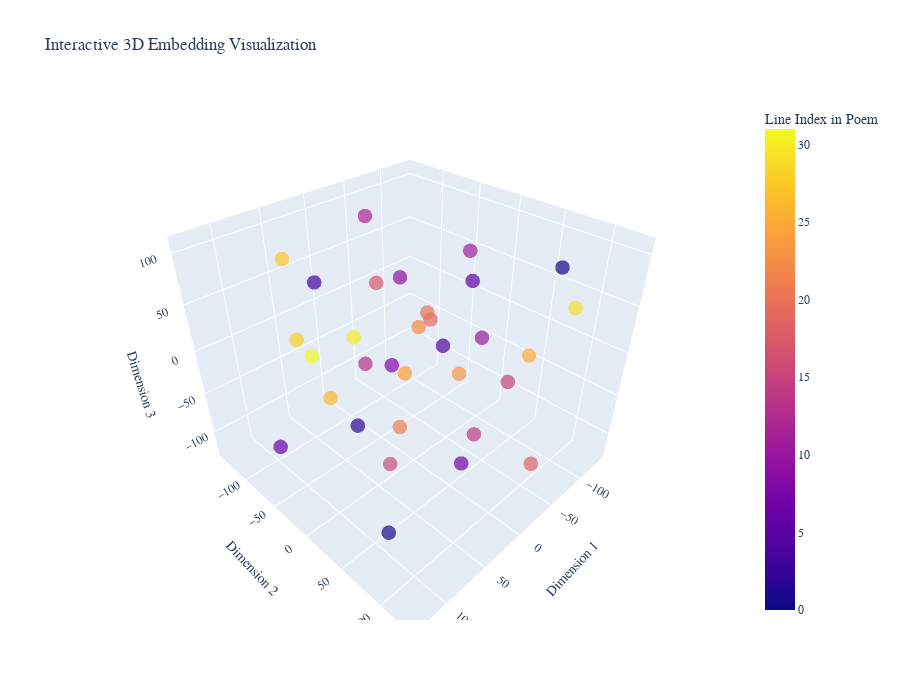

Notebook code for this chart:
### Code cell
import plotly.express as px

fig = px.scatter_3d(
    x=embeddings_3d[:,0],
    y=embeddings_3d[:,1],
    z=embeddings_3d[:,2],
    hover_name=text,
    color=list(range(len(text))),
    title="Interactive 3D Embedding Visualization",
    labels={'x':'Dimension 1', 'y':'Dimension 2', 'z':'Dimension 3'}
)
fig.update_traces(marker=dict(size=5, opacity=0.7))
fig.update_layout(coloraxis_colorbar_title_text="Line Index in Poem", font_family='monospace', width=900, height=700)
fig.show()

### Figure 1 — Plotly figure (JSON) as saved in the notebook; plotly's stock layout.template omitted (floating-point values rounded to 4 significant figures)
{"data": [{"hovertemplate": "<b>%{hovertext}</b><br><br>Dimension 1=%{x}<br>Dimension 2=%{y}<br>Dimension 3=%{z}<br>color=%{marker.color}<extra></extra>", "hovertext": ["Pangur Bán and I at work,", "Adepts, equals, cat and clerk:", "His whole instinct is to hunt,", "Mine to free the meaning pent.", "More than loud acclaim, I love", "Books, silence, thought, my alcove.", "Happy for me, Pangur Bán", "Child-plays round some mouse’s den.", "Truth to tell, just being here,", "Housed alone, housed together,", "Adds up to its own reward:", "Concentration, stealthy art.", "Next thing an unwary mouse", "Bares his flank: Pangur pounces.", "Next thing lines that held and held", "Meaning back begin to yield.", "All the while, his round bright eye", "Fixes on the wall, while I", "Focus my less piercing gaze", "On the challenge of the page.", "With his unsheathed, perfect nails", "Pangur springs, exults and kills.", "When the longed-for, difficult", "Answers come, I too exult.", "So it goes. To each his own.", "No vying. No vexation.", "Taking pleasure, taking pains,", "Kindred spirits, veterans.", "Day and night, soft purr, soft pad,", "Pangur Bán has learned his trade.", "Day and night, my own hard work", "Solves the cruxes, makes a mark."], "legendgroup": "", "marker": {"color": [0, 1, 2, 3, 4, 5, 6, 7, 8, 9, 10, 11, 12, 13, 14, 15, 16, 17, 18, 19, 20, 21, 22, 23, 24, 25, 26, 27, 28, 29, 30, 31], "coloraxis": "coloraxis", "opacity": 0.7, "size": 5, "symbol": "circle"}, "mode": "markers", "name": "", "scene": "scene", "showlegend": false, "type": "scatter3d", "x": [-118.1, 120.3, 100.7, 4.026, -77.62, -110.8, 130.4, -12.95, 27.67, -64.71, -55.5, -57.39, -19.76, -35.17, 46.38, -75.82, 58.41, 25.87, -14.58, -14.25, 42.79, -20.18, -34.98, 1.43, 49.88, -28.47, 45.63, 88.77, 70.19, -135.2, 20.32, 131.1], "y": [70.1, 91.26, 36.65, -140.8, -33.84, -25.87, -36.79, 52.72, -0.9639, -85.23, 33.76, 12.04, -84.0, -112.7, 111.0, 54.07, 27.18, -19.95, 128.7, 6.052, 55.81, -41.8, -28.68, 55.61, 38.56, 103.8, -73.51, -60.94, -83.41, 80.54, -61.74, 28.21], "z": [73.3, -65.43, 0.1293, 24.49, -41.78, 26.22, -51.77, -109.6, 3.037, 25.42, 10.05, 90.53, 105.9, -83.74, 3.576, -41.71, -78.38, 78.17, -58.15, 35.71, 88.4, -125.4, 3.195, 9.477, 26.31, 37.48, -65.36, 107.9, 11.59, 28.37, 1.351, 78.32]}], "layout": {"coloraxis": {"colorbar": {"title": {"text": "Line Index in Poem"}}, "colorscale": [[0, "#0d0887"], [0.1111, "#46039f"], [0.2222, "#7201a8"], [0.3333, "#9c179e"], [0.4444, "#bd3786"], [0.5556, "#d8576b"], [0.6667, "#ed7953"], [0.7778, "#fb9f3a"], [0.8889, "#fdca26"], [1, "#f0f921"]]}, "font": {"family": "monospace"}, "height": 700, "legend": {"tracegroupgap": 0}, "scene": {"domain": {"x": [0, 1], "y": [0, 1]}, "xaxis": {"title": {"text": "Dimension 1"}}, "yaxis": {"title": {"text": "Dimension 2"}}, "zaxis": {"title": {"text": "Dimension 3"}}}, "title": {"text": "Interactive 3D Embedding Visualization"}, "width": 900}}
